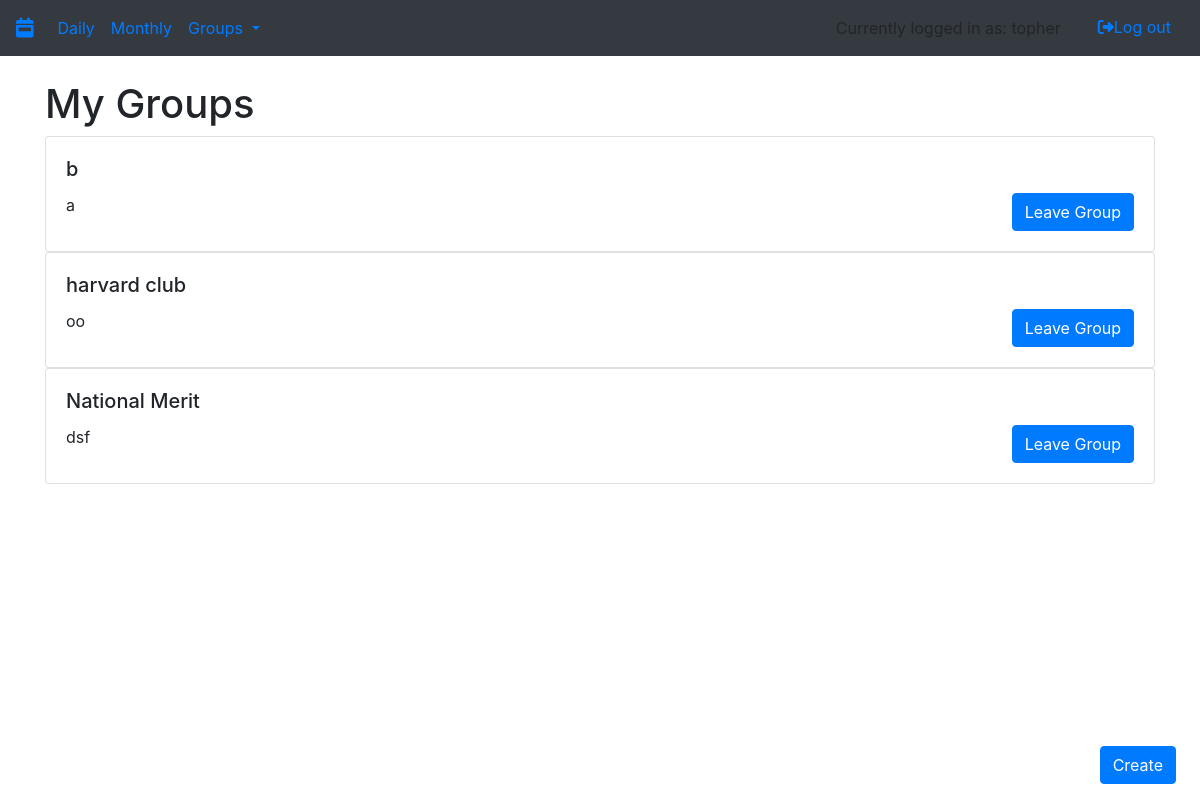
Page /myGroups (signed in) on the committed database.
### app/utl/models.py (models this page shows, shortened)
class User(db.Model, UserMixin):
    id = db.Column(db.Integer, primary_key=True)
    username = db.Column(db.String(80), unique=True, nullable=False)
    password = db.Column(db.String(80), nullable=False)
    tasks = db.relationship('Task', backref='user') #whenever you create a task, append it to user.tasks
    admin_groups = db.relationship('Group', backref='user') #whenever you create a group, append it to the users admin groups who created it
    groups = association_proxy('groupownership', #whenever a user joins a group, append it to their groups
                              'group',
                              creator=lambda c: GroupLinks(id, c.id))
    requests = association_proxy('requestownership', #whenever a user joins a group, append it to their groups
                              'group',
                              creator=lambda c: RequestLinks(id, c.id))

class Group(db.Model):
    id = db.Column(db.Integer, primary_key=True)
    admin_id = db.Column(db.Integer, db.ForeignKey('user.id'))
    name = db.Column(db.String(80), unique=True, nullable=False)
    description = db.Column(db.String(80), nullable=False)
    private = db.Column(db.Boolean)
    requests = db.relationship('User', backref='group_requests')
    tasks = db.relationship('Task', backref='group')
    users = association_proxy('groupownership',
                              'user',
                              creator=lambda u: GroupLinks(u.id, id))
    requesters = association_proxy('requestownership',
                                   'user',
                                    creator=lambda u: GroupLinks(u.id, id))

### app/app.py (the view)
@login_required
@app.route('/myGroups', methods=['GET', 'POST'])
def myGroups():
    print(current_user.username)
    print(current_user.groups)
    return render_template('mygroups.html',
                           groups=current_user.groups)

### app/app.py (called while the page is built)
@login_manager.user_loader
def load_user(user_id):
    return User.query.get(user_id)

### app/templates/mygroups.html
{% extends "base.html" %}
{% block content %}
    {% if current_user.is_authenticated %}
    <div class="container">
      <div class="row">
        <div class="col-sm">
        <h1>My Groups</h1>
        </div>
      </div>
        {% for group in groups %}
          {% if group is not none%}
          <div class = "row">
            <div class="col-sm">
              <div class="card" style="width: 50 rem;">
                  <div class="card-body">
                      <h5 class="card-title">{{group.name}}</h5>
                      <form action="{{ url_for('leaveGroup',group_id = group.id) }}" method = "post">
                        <button class="btn btn-primary float-right" type="submit">Leave Group</button>
                      </form>
                      <p class="card-text">{{group.description}}</p>
                  </div>
              </div>
            </div>
          </div>
          {% endif %}
        {% endfor %}
      </div>
    {% endif %}
{% endblock %}

### app/templates/base.html (shortened to what this page needs)
{% from "macros/render_flashes.html" import render_flashes %}
<!DOCTYPE html>
<html lang="en">
<head>
    <link rel="stylesheet" href="https://stackpath.bootstrapcdn.com/bootstrap/4.3.1/css/bootstrap.min.css"
>
    <link rel="stylesheet" href="https://stackpath.bootstrapcdn.com/bootstrap/4.3.1/css/bootstrap.min.css"
>
</head>
<body>
<nav class="navbar navbar-expand-sm bg-dark">
    <div class="navbar-header">
        <a class="navbar-brand" href="/"><i class="fas fa-calendar-week"></i></a>
    </div>
    {% if current_user.is_authenticated %}
    <ul class="navbar-nav mr-auto">
        <li class="nav-item">
            <a class="nav-link" href="{{ url_for('day') }}">Daily</a>
        </li>
        <li class="nav-item">
            <a class="nav-link" href="{{ url_for('month') }}">Monthly</a>
        </li>
        <li class="nav-item dropdown">
            <a class="nav-link dropdown-toggle" href="#" id="navbardrop" data-toggle="dropdown">
                Groups
            </a>
        </li>
    </ul>
    <div class="nav navbar-nav ml-auto">
            <li class="navbar-text mr-4">
              {% if current_user is not none %}
                  Currently logged in as: {{ current_user.username }}
              {% endif %}
            </li>
            <li><a href="{{ url_for('logout') }}">
                <button class="btn btn-link"><i
                        class="fas fa-sign-out-alt"></i>Log out
                </button>
            </a></li>
    </div>
    {% endif %}
</nav>
{{ render_flashes() }}
{% if current_user.is_authenticated %}
  <div id="form button" style="position: fixed; bottom: 2%; right: 2%;">
      <button class="btn btn-primary" role="button" data-toggle="popover" data-trigger="focus"
              data-html="true" data-placement="top" title="Create New">
          Create
      </button>
  </div>
{% endif %}
{% block content %}
{% endblock content %}
</body>
</html>

### rows in the picture
User: username "topher"
Group: name "b", description "a"
Group: name "harvard club", description "oo"
Group: name "National Merit", description "dsf"
